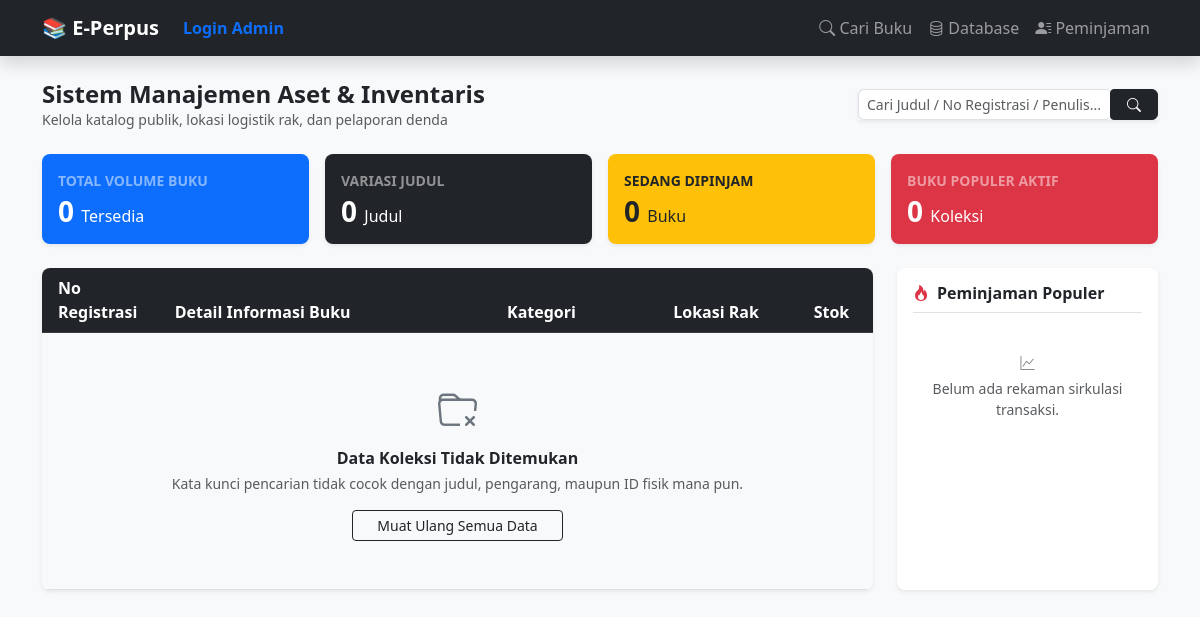
The app's page /koleksi, older data.
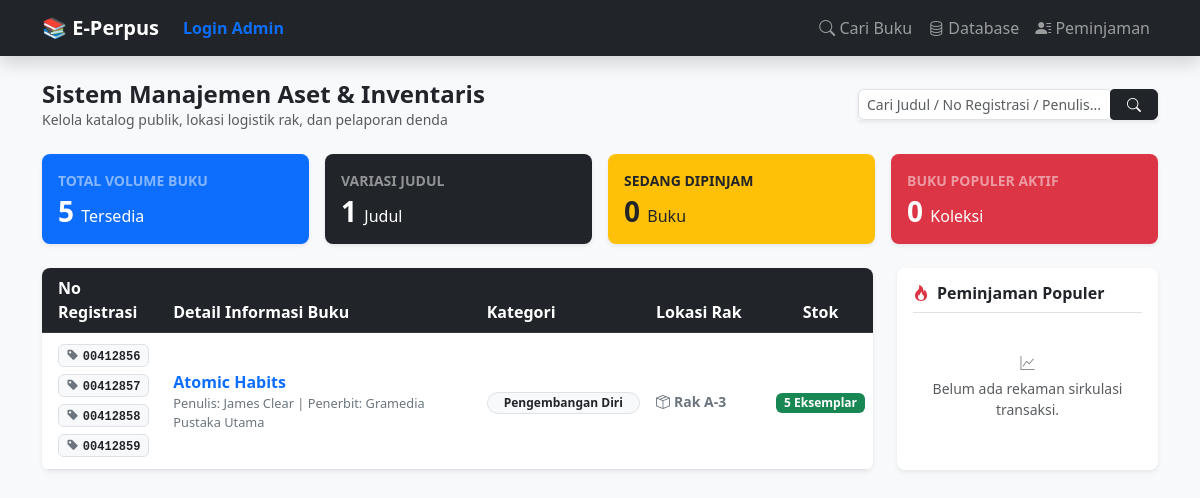
The same page, newer data.
### tables this page shows
CREATE TABLE buku (
            id INTEGER PRIMARY KEY AUTOINCREMENT,
            -- Data Katalog (Publik)
            judul TEXT NOT NULL,
            sub_judul TEXT,
            penulis TEXT,
            penerbit TEXT,
            tahun_terbit TEXT,
            isbn TEXT,
            kategori TEXT,
            sinopsis TEXT,
            cover_img TEXT,
            -- Data Inventaris (Internal Pustakawan)
            id_buku_fisik TEXT UNIQUE, -- No Registrasi
            lokasi_rak TEXT,
            sumber_perolehan TEXT,     -- Pembelian / Hadiah / Sumbangan
            tanggal_masuk TEXT,
            kondisi_buku TEXT DEFAULT 'Baik', -- Baik / Rusak / Hilang
            harga_buku INTEGER DEFAULT 0,     -- Untuk Pelaporan Aset & Denda Opsi A
            stok INTEGER DEFAULT 1
        );

### app.py (the view)
@app.route('/koleksi')
def koleksi_lengkap():
    conn = get_db_connection()
    query = request.args.get('query', '').strip()
    if query:
        buku = conn.execute('''
            SELECT * FROM buku
            WHERE judul LIKE ? OR penulis LIKE ? OR id_buku_fisik LIKE ?
            ORDER BY id DESC
        ''', (f'%{query}%', f'%{query}%', f'%{query}%')).fetchall()
    else:
        buku = conn.execute('SELECT * FROM buku ORDER BY id DESC').fetchall()
    total_buku = conn.execute('SELECT SUM(stok) FROM buku').fetchone()[0] or 0
    total_judul = conn.execute('SELECT COUNT(*) FROM buku').fetchone()[0] or 0
    total_dipinjam = conn.execute('SELECT COUNT(*) FROM peminjaman WHERE status = "Dipinjam"').fetchone()[0] or 0
    buku_populer = conn.execute('''
        SELECT b.judul, b.kategori, COUNT(p.id) as total_dipinjam
        FROM buku b
        JOIN peminjaman p ON b.id = p.id_buku
        GROUP BY b.id
        ORDER BY total_dipinjam DESC
        LIMIT 5
    ''').fetchall()
    conn.close()
    return render_template('koleksi.html',
                           buku=buku,
                           query=query,
                           total_buku=total_buku,
                           total_judul=total_judul,
                           total_dipinjam=total_dipinjam,
                           buku_populer=buku_populer)

### app.py (called while the page is built)
def get_db_connection():
    base_dir = os.path.dirname(os.path.abspath(__file__))
    db_path = os.path.join(base_dir, 'perpustakaan.db')
    conn = sqlite3.connect(db_path)
    conn.row_factory = sqlite3.Row
    return conn

### templates/koleksi.html (shortened to what this page needs)
{% extends 'layout.html' %}
{% block content %}
<div class="d-flex justify-content-between align-items-center mb-4 mt-2">
    <div>
        <h4 class="fw-bold mb-0 text-dark">Sistem Manajemen Aset & Inventaris</h4>
        <p class="text-muted small mb-0">Kelola katalog publik, lokasi logistik rak, dan pelaporan denda</p>
    </div>
    <div class="d-flex gap-2">
        <form action="/koleksi" method="GET" class="d-flex shadow-sm" style="width: 300px;">
            <input type="text" name="query" class="form-control form-control-sm border-end-0 rounded-start"
                   placeholder="Cari Judul / No Registrasi / Penulis..." value="{{ query or '' }}">
            <button type="submit" class="btn btn-sm btn-dark rounded-end px-3">
                <i class="bi bi-search"></i>
            </button>
        </form>
    </div>
</div>
<div class="row g-3 mb-4">
    <div class="col-md-3">
        <div class="card border-0 shadow-sm bg-primary text-white p-3 rounded-3">
            <small class="text-white-50 fw-bold text-uppercase">Total Volume Buku</small>
            <h3 class="fw-bold mb-0 mt-1">{{ total_buku }} <span class="fs-6 fw-normal">Tersedia</span></h3>
        </div>
    </div>
    <div class="col-md-3">
        <div class="card border-0 shadow-sm bg-dark text-white p-3 rounded-3">
            <small class="text-white-50 fw-bold text-uppercase">Variasi Judul</small>
            <h3 class="fw-bold mb-0 mt-1">{{ total_judul }} <span class="fs-6 fw-normal">Judul</span></h3>
        </div>
    </div>
    <div class="col-md-3">
        <div class="card border-0 shadow-sm bg-warning text-dark p-3 rounded-3">
            <small class="text-dark-50 fw-bold text-uppercase">Sedang Dipinjam</small>
            <h3 class="fw-bold mb-0 mt-1">{{ total_dipinjam }} <span class="fs-6 fw-normal">Buku</span></h3>
        </div>
    </div>
    <div class="col-md-3">
        <div class="card border-0 shadow-sm bg-danger text-white p-3 rounded-3">
            <small class="text-white-50 fw-bold text-uppercase">Buku Populer Aktif</small>
            <h3 class="fw-bold mb-0 mt-1">{{ buku_populer|length }} <span class="fs-6 fw-normal">Koleksi</span></h3>
        </div>
    </div>
</div>
<div class="row g-4">
    <div class="col-lg-9">
        <div class="card shadow-sm border-0 rounded-3 overflow-hidden">
            <div class="table-responsive">
                <table class="table table-hover align-middle mb-0">
                    <thead class="table-dark">
                        <tr>
                            <th class="ps-3" style="width: 15%;">No Registrasi</th>
                            <th style="width: 40%;">Detail Informasi Buku</th>
                            <th style="width: 20%;">Kategori</th>
                            <th style="width: 15%;">Lokasi Rak</th>
                            <th class="text-center" style="width: 10%;">Stok</th>
                        </tr>
                    </thead>
                    <tbody>
                        {% if buku %}
                            {% for b in buku %}
                            <tr>
                                <td class="text-center">
                                    {% if b.id_buku_fisik %}
                                        {% set clean_str = b.id_buku_fisik.replace('[','').replace(']','').replace('"','').replace("'",'') %}
                                        {% for reg_num in clean_str.split(',') %}
                                            {% if reg_num.strip() %}
                                                <span class="badge bg-light text-dark border font-monospace small mb-1 shadow-xs d-inline-block px-2 py-1">
                                                    <i class="bi bi-tag-fill text-secondary me-1"></i>{{ reg_num.strip() }}
                                                </span>
                                            {% endif %}
                                        {% endfor %}
                                    {% else %}
                                        <span class="text-muted small">-</span>
                                    {% endif %}
                                </td>
                                <td>
                                    <a href="/buku/{{ b.id }}" class="fw-bold text-primary text-decoration-none d-block mb-0-link">
                                        {{ b.judul }}
                                    </a>
                                    <small class="text-secondary d-block" style="font-size: 0.8rem;">
                                        Penulis: {{ b.penulis }} | Penerbit: {{ b.penerbit or '-' }}
                                    </small>
                                </td>
                                <td><span class="badge bg-light text-dark border px-3 py-1.5 rounded-pill">{{ b.kategori }}</span></td>
                                <td class="small fw-semibold text-secondary"><i class="bi bi-box-seam me-1"></i>{{ b.lokasi_rak or 'Belum Diatur' }}</td>
                                <td class="text-center">
                                    <span class="badge {{ 'bg-success' if b.stok > 0 else 'bg-danger' }} rounded-2 px-2 py-1">
                                        {{ b.stok }} Eksemplar
                                    </span>
                                </td>
                            </tr>
                            {% endfor %}
                        {% else %}
                            <tr>
                                <td colspan="6" class="text-center py-5 bg-light text-muted">
                                    <i class="bi bi-folder-x text-secondary d-block mb-2" style="font-size: 2.5rem;"></i>
                                    <h6 class="fw-bold text-dark mb-1">Data Koleksi Tidak Ditemukan</h6>
                                    <p class="small mb-0">Kata kunci pencarian tidak cocok dengan judul, pengarang, maupun ID fisik mana pun.</p>
                                    <a href="/koleksi" class="btn btn-sm btn-outline-dark mt-3 px-4">Muat Ulang Semua Data</a>
                                </td>
                            </tr>
                        {% endif %}
                    </tbody>
                </table>
            </div>
        </div>
    </div>
    <div class="col-lg-3">
        <div class="card shadow-sm border-0 rounded-3 p-3 bg-white h-100">
            <h6 class="fw-bold text-dark border-bottom pb-2 mb-3"><i class="bi bi-fire text-danger me-2"></i>Peminjaman Populer</h6>
            {% if buku_populer %}
                <ol class="list-group list-group-numbered list-group-flush">
                {% for bp in buku_populer %}
                    <li class="list-group-item d-flex justify-content-between align-items-start px-0 py-2 small">
                        <div class="ms-2 me-auto">
                            <div class="fw-bold text-truncate" style="max-width: 150px;">{{ bp.judul }}</div>
                            <span class="text-muted" style="font-size: 0.75rem;">{{ bp.kategori }}</span>
                        </div>
                        <span class="badge bg-danger rounded-pill">{{ bp.total_dipinjam }}x Pinjam</span>
                    </li>
                {% endfor %}
                </ol>
            {% else %}
                <div class="text-center py-4 text-muted small italic">
                    <i class="bi bi-graph-up d-block mb-1 text-black-50"></i> Belum ada rekaman sirkulasi transaksi.
                </div>
            {% endif %}
        </div>
    </div>
</div>
{% endblock %}

### templates/layout.html (shortened to what this page needs)
<!DOCTYPE html>
<html lang="id">
<head>
    <link href="https://cdn.jsdelivr.net/npm/bootstrap@5.3.0/dist/css/bootstrap.min.css" rel="stylesheet">
    <link rel="stylesheet" href="https://cdn.jsdelivr.net/npm/bootstrap-icons@1.11.1/font/bootstrap-icons.css">
    <link rel="stylesheet" href="https://cdn.jsdelivr.net/npm/@fancyapps/ui@5.0/dist/fancybox/fancybox.css"/>
</head>
<body class="bg-light">
<nav class="navbar navbar-expand-lg navbar-dark bg-dark mb-4 shadow">
    <div class="container">
        <a class="navbar-brand fw-bold" href="/">📚 E-Perpus</a>
        <div class="navbar-nav ms-auto">
            {% if session.get('logged_in') %}
                <a class="nav-link text-danger" href="/logout">Logout</a>
            {% else %}
                <a class="nav-link text-primary fw-bold" href="{{ url_for('login') }}">Login Admin</a>
            {% endif %}
        </div>
        <div class="collapse navbar-collapse" id="navbarNav">
            <div class="navbar-nav ms-auto">
                <a class="nav-link" href="/"><i class="bi bi-search"></i> Cari Buku</a>
                <a class="nav-link" href="/koleksi"><i class="bi bi-database"></i> Database</a>
                <a class="nav-link" href="/peminjaman"><i class="bi bi-person-lines-fill"></i> Peminjaman</a>
            </div>
        </div>
    </div>
</nav>
<div class="container mt-4">
    {% block content %}
    {% endblock %}
</div>
</body>
</html>

Row changes from the older to the newer data that the page shows:
added buku: strip "00412856" "00412857" "00412858" "00412859", judul "Atomic Habits", penulis "James Clear", penerbit "Gramedia Pustaka Utama", kategori "Pengembangan Diri", lokasi_rak "Rak A-3", stok "5"
Text that changed along with them:
{{ total_buku }}: "0" → "5"
{{ total_judul }}: "0" → "1"
text no longer shown: "Data Koleksi Tidak Ditemukan Kata kunci pencarian tidak cocok dengan judul, pengarang, maupun ID fisik mana pun. Muat Ulang Semua Data"
